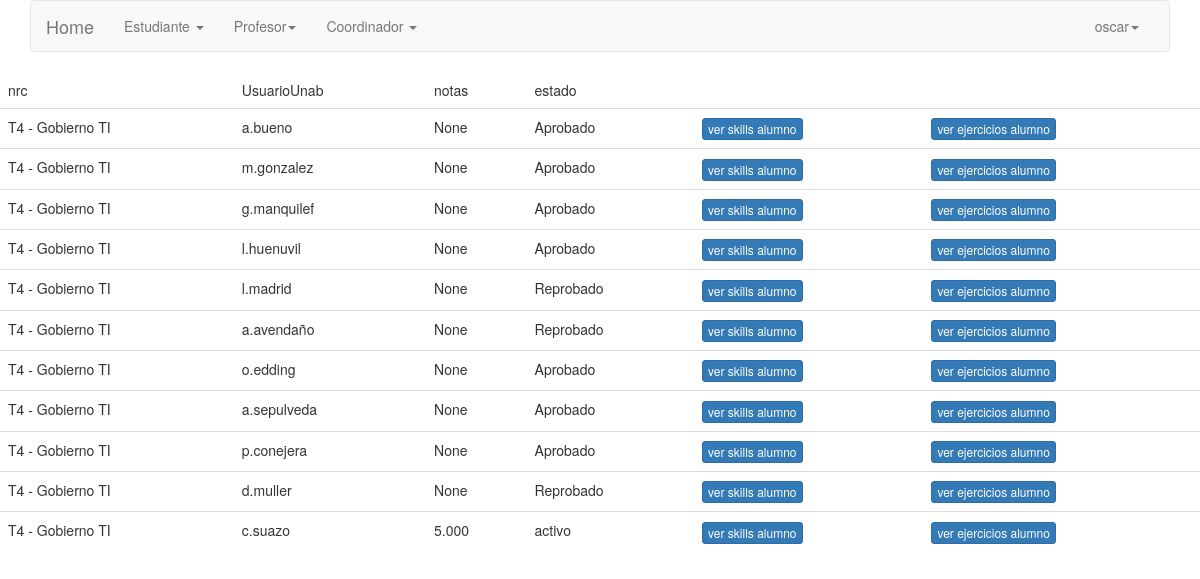
The page /coordinador/profesor/listacurso/10961 (signed in) on the database its author committed.
### cargadatos/models.py (models this page shows, shortened)
class Lista(models.Model):
    nrc=models.ForeignKey(Seccion,on_delete=models.CASCADE)
    UsuarioUnab=models.ForeignKey(Estudiante,on_delete=models.PROTECT,null=True)#PUEDE SER FK, PERO UNA LISTA PUEDE NO TENER ALUMNOS
    notas=models.DecimalField(decimal_places=3, max_digits=20,blank=True, null=True)
    estado=models.CharField(max_length=20)

class Seccion(models.Model):
    nrc=models.CharField(max_length=20,primary_key=True)
    semestre=models.CharField(max_length=20)
    CodigoRamo=models.ForeignKey(Ramo,on_delete=models.CASCADE)
    UsuarioUnab=models.ForeignKey(Profesor,on_delete=models.PROTECT)
    def __str__(self):
        return str(self.CodigoRamo)

class Ramo(models.Model):
    CodigoRamo=models.CharField(max_length=20,primary_key=True)
    NombreRamo=models.CharField(max_length=50)
    def __str__(self):
        return self.NombreRamo

class Estudiante (models.Model):
    UsuarioUnab=models.CharField(primary_key=True,max_length=20)
    nombre=models.CharField(max_length=20)
    apellido=models.CharField(max_length=20)
    sede=models.CharField(max_length=20)
    carrera=models.CharField(max_length=50)
    jornada=models.CharField(max_length=20)
    def __str__(self):
        return self.UsuarioUnab

### cargadatos/views.py (the view)
# urls.py: url('profesor/listacurso/(?P<pk>\d+)',profesor_lista_cursoView.as_view(),name='listacurso'),
class profesor_lista_cursoView(LoginRequiredMixin,ListView):
    def get(self,request,**kwargs):
        nrcprofesor= kwargs["pk"]
        return render(request,'cargadatos/vista_lista.html',{'listacurso':Lista.objects.filter(nrc=nrcprofesor)})

### templates/cargadatos/vista_lista.html
{% extends 'base/basee.html' %}
{% block content%}
<table class ="table table=bordered">
    <thead>
        <tr>
            <td>nrc</td>
            <td>UsuarioUnab</td>
            <td>notas</td>
            <td>estado</td>
        </tr>
    </thead>
    <tbody>
         {% if listacurso %}
         {% for vista in listacurso %}
        <tr>
            <td>{{vista.nrc}}</td>
            <td>{{vista.UsuarioUnab}}</td>
            <td>{{vista.notas}}</td>
            <td>{{vista.estado}}</td>
            <td>
                <a class ="btn btn-primary btn-xs" href="estudiante/estadisticas/{{vista.UsuarioUnab}}">ver skills alumno</a>
                </td>
                <td>
                    <a class ="btn btn-primary btn-xs" href="'estudiante/ejercicios/{{vista.UsuarioUnab}}">ver ejercicios alumno</a>
                    </td>
        {% endfor %}
        {% else %}
        <h1>No hay registros </h1>
        {% endif %}
        </tbody>
</table>
{% endblock %}

### templates/base/basee.html (shortened to what this page needs)
{% load static %}
<!doctype html>
<html lang="es">
  <head>
    <link rel="stylesheet" type='text/css' href="https://cdnjs.cloudflare.com/ajax/libs/semantic-ui/2.2.14/semantic.min.css">
    <link rel="stylesheet" href="https://cdnjs.cloudflare.com/ajax/libs/Chart.js/2.8.0/Chart.min.css" />
    <div>
      {% block navbar %}
      <div class="container" height="5" width="5">
      <link rel="stylesheet" href="{%static 'css/bootstrap.min.css' %}">
    <div class="bs-docs-section clearfix">
        <div class="row">
            <div class="col-lg-12">
                <div class="bs-component">
                 <nav class="navbar navbar-default">
                     <div class="container-fluid">
                        <div class="navbar-header">
                          <a class="navbar-brand" href="#">Home</a>
                        </div>
                       <div class="collapse navbar-collapse" id="bs-example-navbar-collapse-1">
                         <ul class="nav navbar-nav">
                            <li class="dropdown">
                              {% if perms.cargadatos.view_estudiante %}
                              <a href="#" class="dropdown-toggle" data-toggle="dropdown" role="button" aria-expanded="false">Estudiante <span class="caret"></span></a>
                              {% endif %}
                            </li>
                             <li class="dropdown">
                              {% if perms.cargadatos.view_profesor %}
                              <a href="#" class="dropdown-toggle" data-toggle="dropdown" role="button" aria-expanded="false">Profesor<span class="caret"></span></a>
                              {% endif %}
                             </li>
                            <li class="dropdown">
                                {% if user.is_staff %}
                                <a href="#" class="dropdown-toggle" data-toggle="dropdown" role="button" aria-expanded="false">Coordinador <span class="caret"></span></a>
                                {% endif %}
                            </li>
                        </ul>
                         <ul class="nav navbar-nav navbar-right">
                             <li class="dropdown">
                              <a href="#" class="dropdown-toggle" data-toggle="dropdown" role="button" aria-expanded="false">{{user.username}}<span class="caret"></span></a>
                            </li>
                         </ul>
                        </div>
                    </div>
                </nav>
            </div>
              </div>
          </div>
      </div>
    </div>
   {% endblock navbar %}
    </div>
  </head>
  <body>
    {% block content %}
    {% endblock content %}
  </body>
</html>

### rows shown on the page
Lista: nrc "T4 - Gobierno TI", UsuarioUnab "a.bueno", notas "None", estado "Aprobado"
Lista: nrc "T4 - Gobierno TI", UsuarioUnab "m.gonzalez", notas "None", estado "Aprobado"
Lista: nrc "T4 - Gobierno TI", UsuarioUnab "g.manquilef", notas "None", estado "Aprobado"
Lista: nrc "T4 - Gobierno TI", UsuarioUnab "l.huenuvil", notas "None", estado "Aprobado"
Lista: nrc "T4 - Gobierno TI", UsuarioUnab "l.madrid", notas "None", estado "Reprobado"
Lista: nrc "T4 - Gobierno TI", UsuarioUnab "a.avendaño", notas "None", estado "Reprobado"
Lista: nrc "T4 - Gobierno TI", UsuarioUnab "o.edding", notas "None", estado "Aprobado"
Lista: nrc "T4 - Gobierno TI", UsuarioUnab "a.sepulveda", notas "None", estado "Aprobado"
Lista: nrc "T4 - Gobierno TI", UsuarioUnab "p.conejera", notas "None", estado "Aprobado"
Lista: nrc "T4 - Gobierno TI", UsuarioUnab "d.muller", notas "None", estado "Reprobado"
Lista: nrc "T4 - Gobierno TI", UsuarioUnab "c.suazo", notas "5.000", estado "activo"

### other values the page prints
{{ user.username }} "oscar"
